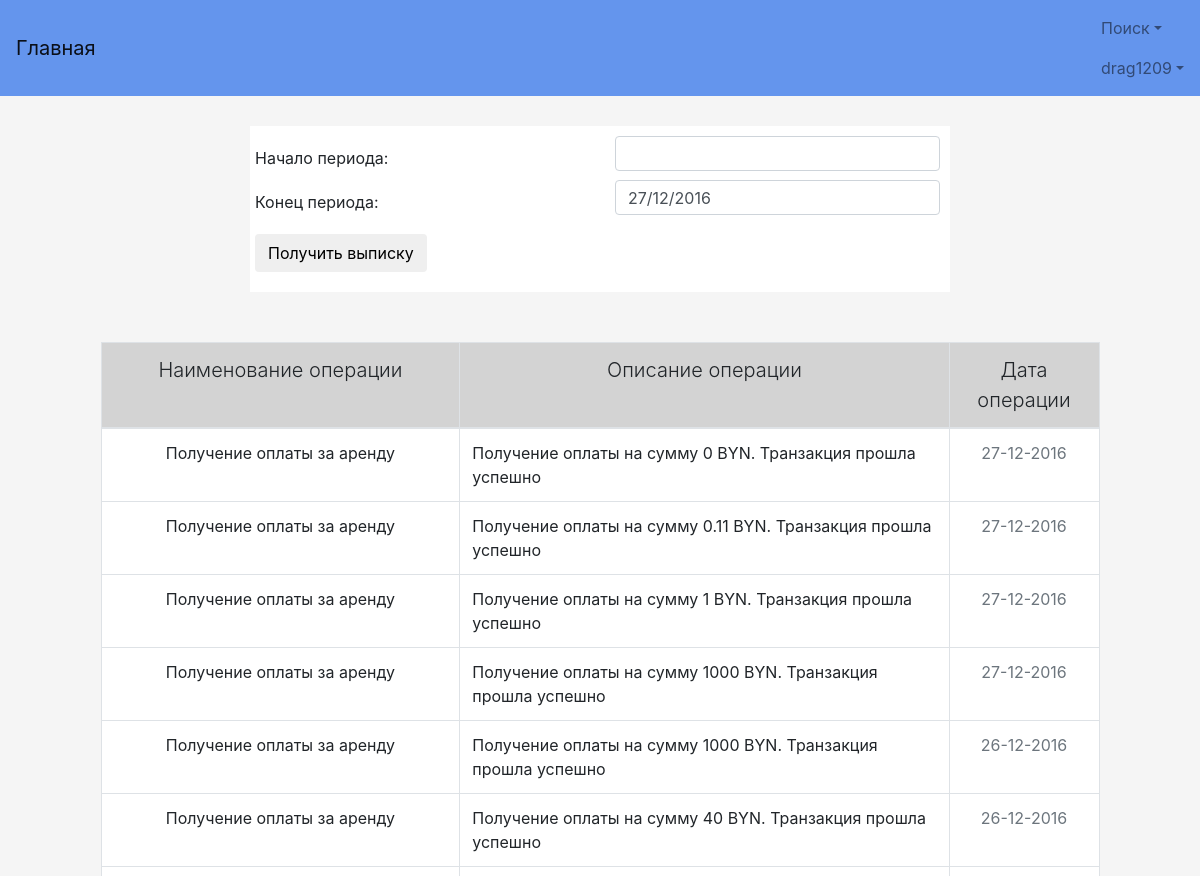
Page /profile/extractbalance (signed in, upper part) on the earlier database version.
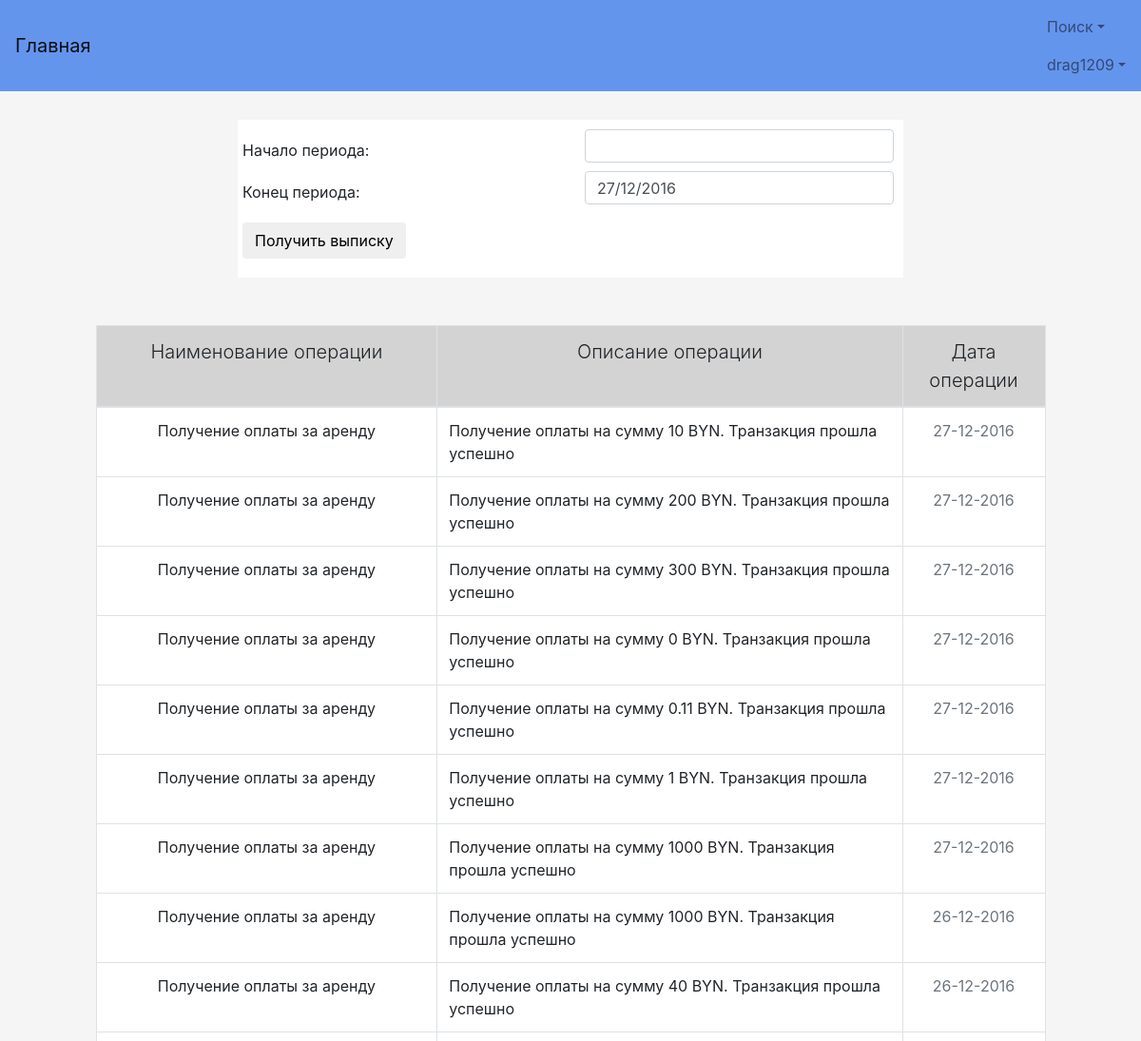
Same page on the later database version.
### TOFI/models.py (models this page shows)
class LogOperationsBalance(models.Model):  # Модель для логирования операций
    id_user = models.IntegerField()
    type_operation = models.CharField(max_length=50)  # Ввод/вывод/и т.д.
    describe_operation = models.CharField(max_length=100)  # Описание
    amount = models.FloatField(default=0)
    date_operation = models.DateField(default=None)
    status = models.BooleanField(default=False)

### user_profile/views.py (the view)
# urls.py: url(r'extractbalance', views.extract_balance, name='ExtractBalance'),
def extract_balance(request):
    if request.user.is_anonymous or not request.user.is_active:
        return HttpResponseRedirect("/login")
    if request.method == 'POST':
        form = ExtractBalance(request.POST)
        if form.is_valid():
            period_start = form.cleaned_data['period_start']
            period_end = form.cleaned_data['period_end']
            extracts = models.LogOperationsBalance.objects.filter(id_user=request.user.id)
            result = []
            for ex in extracts:
                if period_end >= ex.date_operation >= period_start:
                    result.append(ex)
            result = reversed(result)
            return render(request, 'Profile/ExtractBalance.html', {'form': form, 'result': result})
    else:
        form = ExtractBalance()
        extracts = reversed(models.LogOperationsBalance.objects.filter(id_user=request.user.id))
        return render(request, "Profile/ExtractBalance.html", {'form': form, 'result': extracts})

### TOFI/forms.py
class ExtractBalance(forms.Form):
    period_start = forms.DateField(input_formats=['%d/%m/%Y'], label="Начало периода:",
                                   widget=forms.DateInput(attrs={'class': 'datetime'}), required=True)
    period_end = forms.DateField(input_formats=['%d/%m/%Y'], label="Конец периода:",
                                 widget=forms.DateInput(attrs={'class': 'datetime'}), required=True,
                                 initial=datetime.now().strftime('%d/%m/%Y'))

### TOFI/templates/Profile/ExtractBalance.html (shortened to what this page needs)
{% extends "base.html" %}
{% block content %}
    <form method="POST">
        <div class="center">
            {% for field in form %}
                <div class="row">
                    <div class="padding col-md-6">{{ field.label }}</div>
                    <div class="col-md-6">{{ field }}</div>
                </div>
            {% endfor %}
            <div class="row">
                <div class="padding">
                    <button type="submit" class="btn btn-default">Получить выписку</button>
                </div>
            </div>
        </div>
        {% if result %}
            <table class="table table-hover table-bordered center-table">
                <thead>
                <tr class="padding">
                    <td class="padding text-center lead gray">Наименование операции</td>
                    <td class="text-center lead gray">Описание операции</td>
                    <td class="text-center lead gray">Дата операции</td>
                </tr>
                </thead>
                <tbody>
                {% for res in result %}
                    <tr class="padding">
                        <td class="padding text-center">{{ res.type_operation }}</td>
                        <td>{{ res.describe_operation }}</td>
                        <td class="text-center text-muted">{{ res.date_operation|date:"d-m-Y" }}</td>
                    </tr>
                {% endfor %}
                </tbody>
            </table>
        {% endif %}
    </form>
{% endblock %}

Differences in the rows shown:
added LogOperationsBalance: type_operation "Получение оплаты за аренду", describe_operation "Получение оплаты на сумму 10 BYN. Транзакция прошла успешно", date_operation "27-12-2016"
added LogOperationsBalance: type_operation "Получение оплаты за аренду", describe_operation "Получение оплаты на сумму 200 BYN. Транзакция прошла успешно", date_operation "27-12-2016"
added LogOperationsBalance: type_operation "Получение оплаты за аренду", describe_operation "Получение оплаты на сумму 300 BYN. Транзакция прошла успешно", date_operation "27-12-2016"
